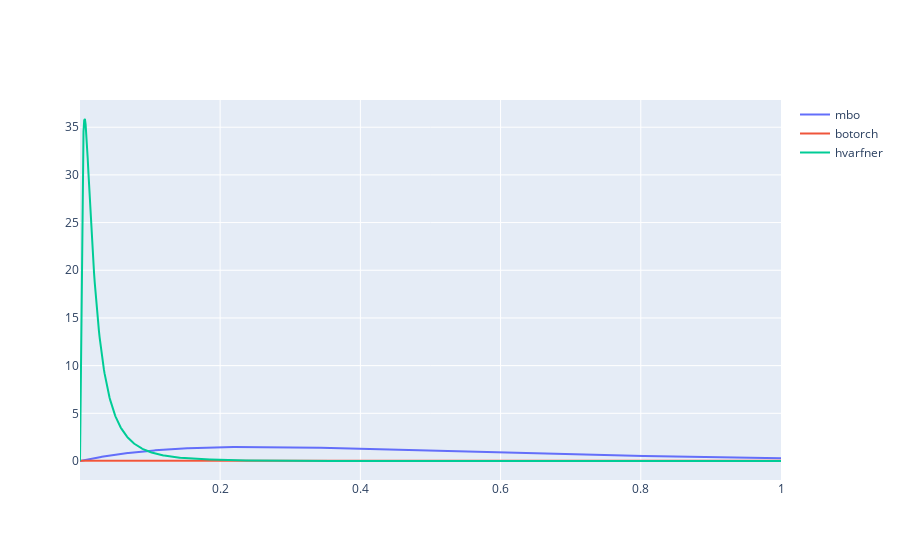

Notebook code for this chart:
### Code cell
mbo= MBO_NOISE_PRIOR()
botorch = BOTORCH_NOISE_PRIOR()
hvarfner = HVARFNER_NOISE_PRIOR()

plot_prior_pdf_plotly([mbo, botorch, hvarfner], 0.0001, 1, labels=["mbo", "botorch", "hvarfner"])

### Figure 1 — Plotly figure (JSON) as saved in the notebook; plotly's stock layout.template omitted (floating-point values rounded to 4 significant figures; data arrays with more than 128 entries replaced by an {"elided": "..."} marker saying what was removed)
{"data": [{"mode": "lines", "name": "mbo", "type": "scatter", "x": {"elided": "1000 float values"}, "y": {"elided": "1000 float values"}}, {"mode": "lines", "name": "botorch", "type": "scatter", "x": {"elided": "1000 float values"}, "y": {"elided": "1000 float values"}}, {"mode": "lines", "name": "hvarfner", "type": "scatter", "x": {"elided": "1000 float values"}, "y": {"elided": "1000 float values"}}], "layout": {}}
